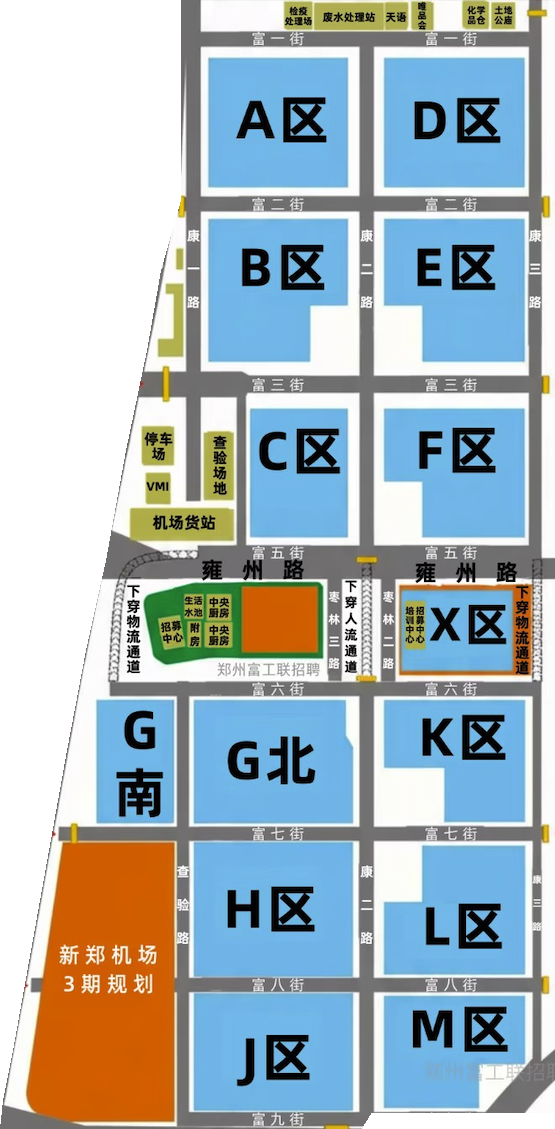
#> input picture design/assets/foxconn-zone-cropped.png, 555 x 1129 px
$ python export_environment_data.py
#> lines starting #> are read from the running program, lines starting #| are printed output that depends on the picture; after the words box and inside, x2 and y2 are one past the last pixel; in counts of white or black regions, pixels touching at a corner belong together
#> in main, img is the input picture: PIL image 555x1129 RGBA; mean R, G, B, A 158.3, 172, 177.8, 206.7
"""Data and assets for the site's Waste and Water Processing page.

Writes:
  site/data/environment/expansion.json   the "Expansion" scene: cumulative
                                         approved NMHC / COD by year, and the
                                         campus zones traced on the cropped map
  site/assets/environment/zone_map.webp  the cropped campus map
                                         (from design/assets/foxconn-zone-cropped.png)
  site/data/environment/approved_reported.json
                                         the "Approved and reported" scene:
                                         Hongfujin's reported COD, VOCs and
                                         ammonia nitrogen by year against the
                                         approved design budget

Run from the project root: .venv/bin/python scripts/export_environment_data.py

Every value is read from outputs/environment_analysis_output/tables/
D4_hongfujin_cumulative_approved_by_zone.csv (written by environment_data.py):
Hongfujin's seven assembly-project EIAs, summed in approval order. Approved
design capacity, not measured emissions. Years with no new approval carry the
previous total unchanged (no interpolation: nothing was added).
"""
import json
from pathlib import Path

import numpy as np
import pandas as pd
from PIL import Image
from scipy import ndimage as ndi

ROOT = Path(__file__).resolve().parent.parent
D4 = ROOT / "outputs" / "environment_analysis_output" / "tables" / "D4_hongfujin_cumulative_approved_by_zone.csv"
# Approved (cumulative EIA budget, t/a) vs reported (permit annual execution
# reports, t) by year, written by environment_data.py.
D2 = ROOT / "outputs" / "environment_analysis_output" / "tables" / "D2_hongfujin_approved_vs_actual.csv"
D2_STREAMS = [  # key, label, medium, approved column, reported column (display order: the two water streams together)
    ("cod", "COD", "Water", "累计环评核定COD（t/a）", "实际COD（执行报告，t）"),
    ("nh3", "Ammonia nitrogen", "Water", "累计环评核定氨氮（t/a）", "实际氨氮（执行报告，t）"),
    ("voc", "VOCs", "Air", "累计环评核定VOCs/NMHC（t/a）", "实际VOCs（执行报告，t）"),
]
MAP_SRC = ROOT / "design" / "assets" / "foxconn-zone-cropped.png"
# Play speed is Labor Scene 3's (written by export_site_data.py), so the two
# year-by-year players run at the same pace.
LABOR_SCENE3 = ROOT / "site" / "data" / "labor" / "scene3_workforce_by_year.json"
ENV_PACE = 1.25  # the Waste and Water screens take 1.25× Labor's seconds per year (a little slower)
DATA_OUT = ROOT / "site" / "data" / "environment"
ASSET_OUT = ROOT / "site" / "assets" / "environment"

# Zone blocks on the cropped map: the light-blue factory / office blocks
# (legend: 厂房/办公楼). Each is found as one blue region; the point is any
# pixel inside it, used only to tell the regions apart. G北 / G南 are the map's
# G North / G South blocks.
ZONES = [  # id, English label, map label, a point inside (cropped-map px)
    ("a", "A", "A区", (280, 120)), ("d", "D", "D区", (450, 120)),
    ("b", "B", "B区", (280, 280)), ("e", "E", "E区", (450, 280)),
    ("c", "C", "C区", (300, 470)), ("f", "F", "F区", (450, 470)),
    ("x", "X", "X区", (460, 630)),
    ("gs", "G South", "G南", (135, 760)), ("gn", "G North", "G北", (270, 760)), ("k", "K", "K区", (450, 760)),
    ("h", "H", "H区", (270, 910)), ("l", "L", "L区", (450, 910)),
    ("j", "J", "J区", (270, 1050)), ("m", "M", "M区", (450, 1050)),
]
# D4's zone labels -> map zone ids. "G" is not split into North / South in the
# filing, so both G blocks carry it (flagged on screen).
D4_ZONES = {"K": ["k"], "F": ["f"], "C": ["c"], "L": ["l"], "D": ["d"], "B/E": ["b", "e"], "G": ["gn", "gs"]}


def zone_masks(img):
    px = np.asarray(img.convert("RGBA")).astype(int)
    r, g, b, a = px[..., 0], px[..., 1], px[..., 2], px[..., 3]
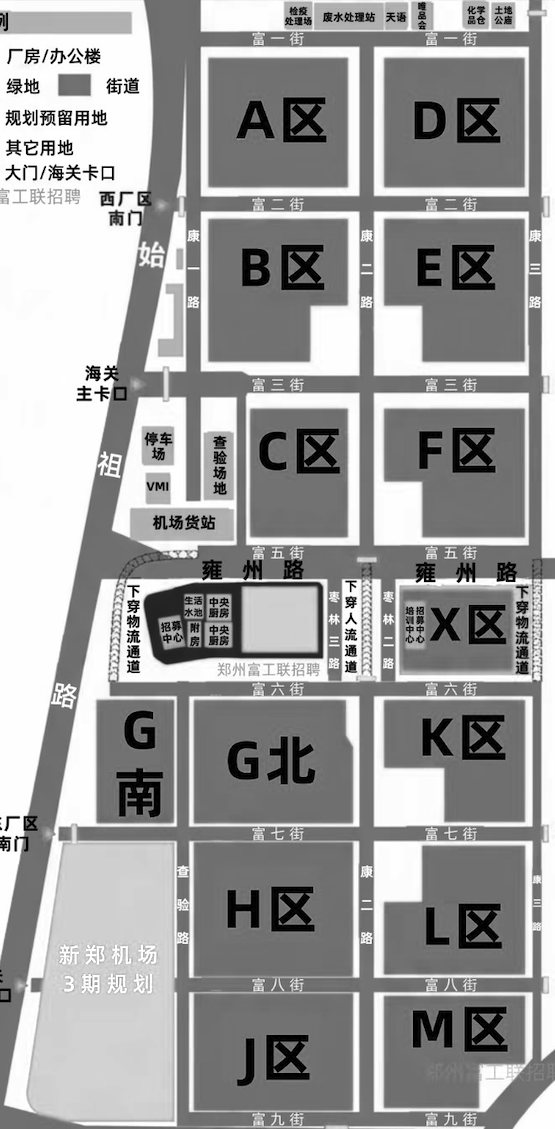
#> r: shape (1129, 555) int64; min 0, max 255, mean 158.3
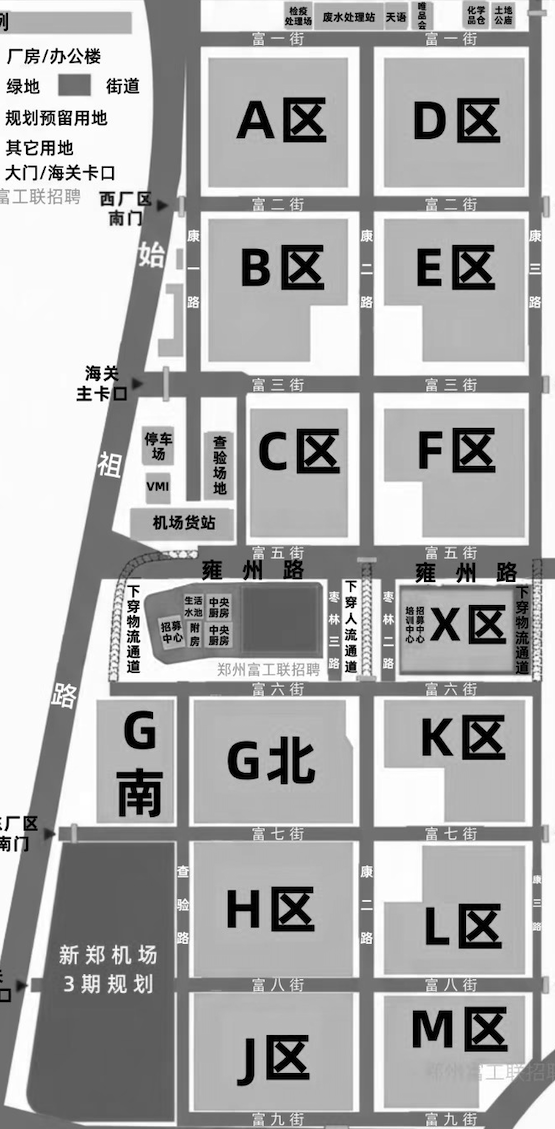
#> g: shape (1129, 555) int64; min 0, max 255, mean 172
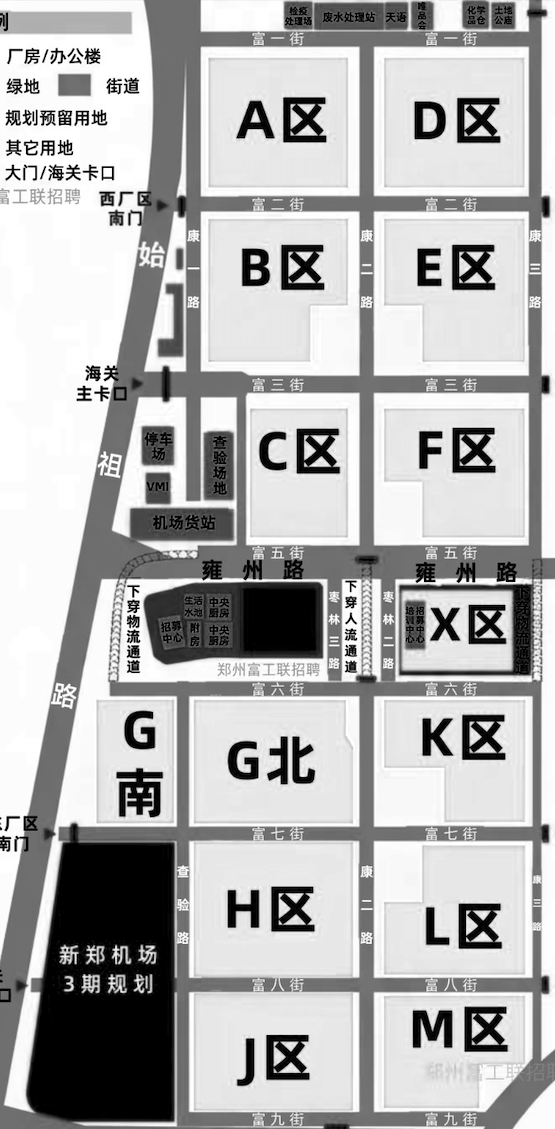
#> b: shape (1129, 555) int64; min 0, max 255, mean 177.8
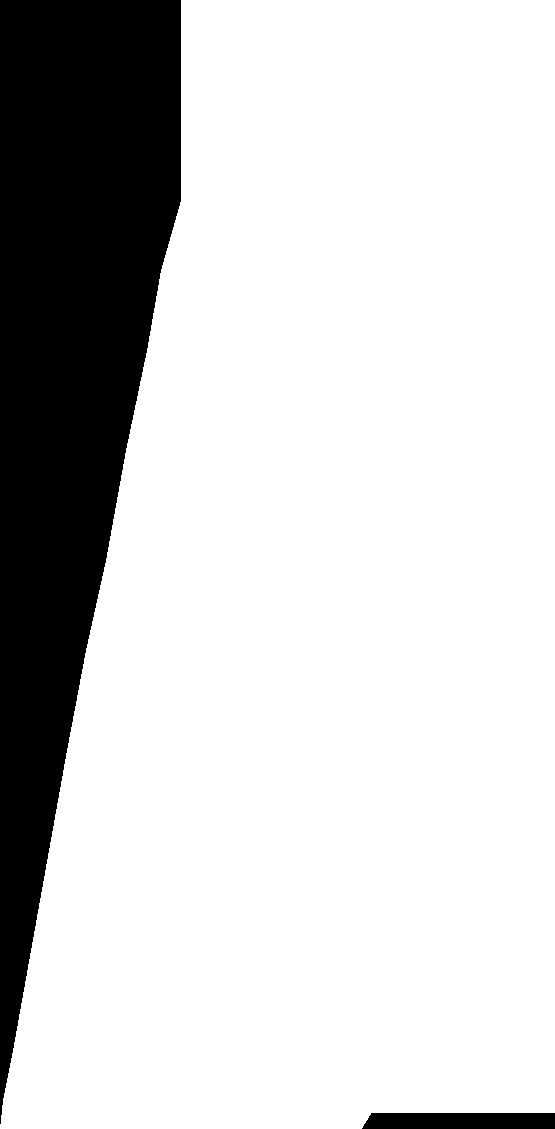
#> a: shape (1129, 555) int64; 81% white; 2 black regions, box (x1, y1, x2, y2) and area: (0, 0, 181, 1124) 115728, (362, 1113, 555, 1129) 3014
    blue = (a > 0) & (abs(r - 116) < 40) & (abs(g - 180) < 35) & (abs(b - 234) < 30)
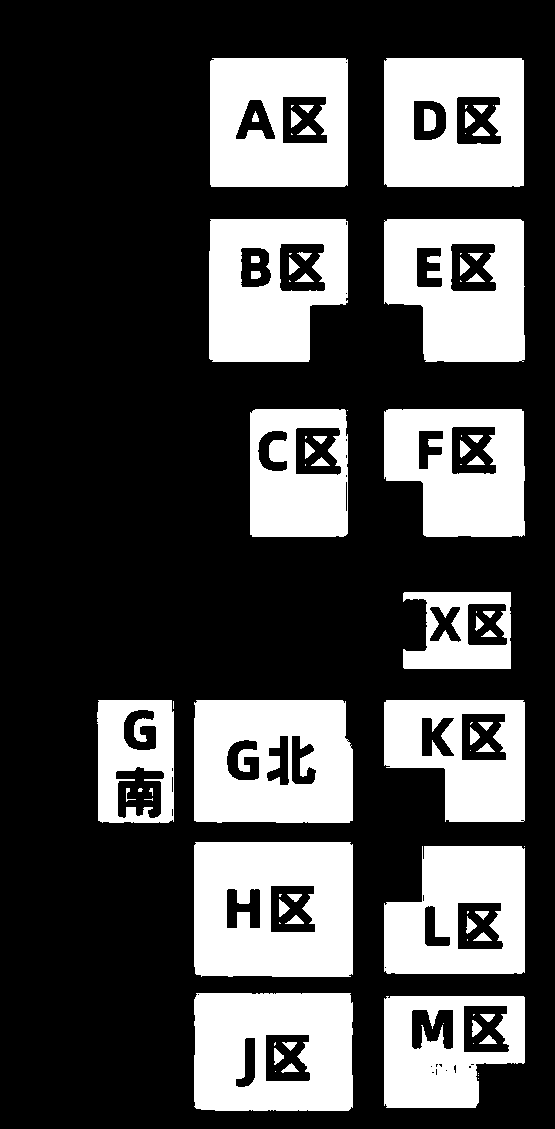
#> blue: shape (1129, 555) bool; 29.7% white; 89 white regions (34 under 20 px), largest, box (x1, y1, x2, y2) and area: (194, 842, 353, 977) 18680, (194, 700, 353, 823) 17026, (194, 993, 353, 1111) 16255
    blue = ndi.binary_fill_holes(ndi.binary_closing(blue, iterations=2))  # letters inside count as zone
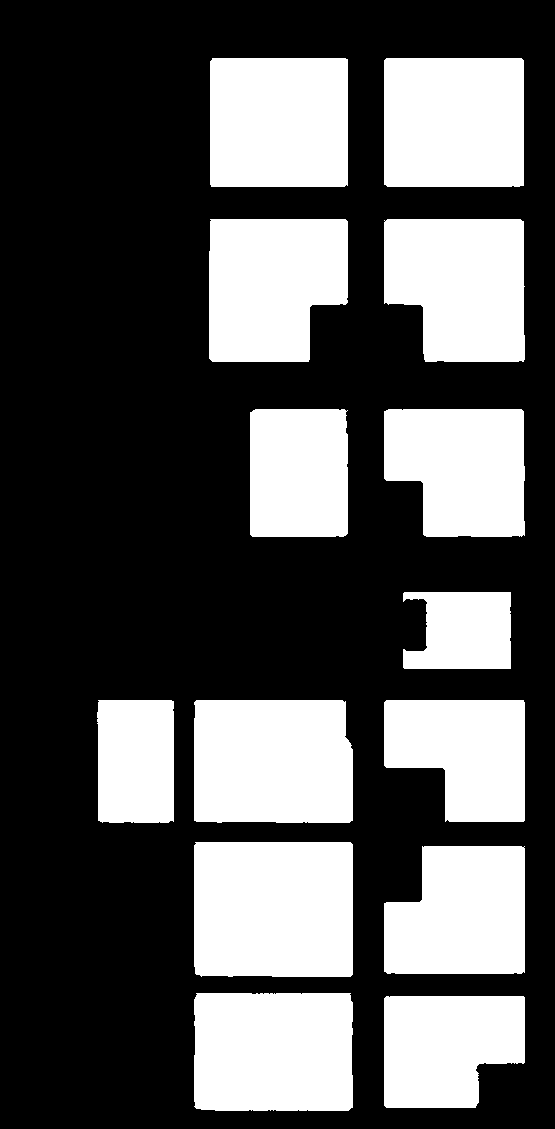
#> blue: shape (1129, 555) bool; 34.9% white; 14 white regions, largest, box (x1, y1, x2, y2) and area: (194, 842, 353, 977) 21368, (194, 700, 353, 823) 19151, (194, 993, 353, 1111) 18586
    labels, _ = ndi.label(blue)
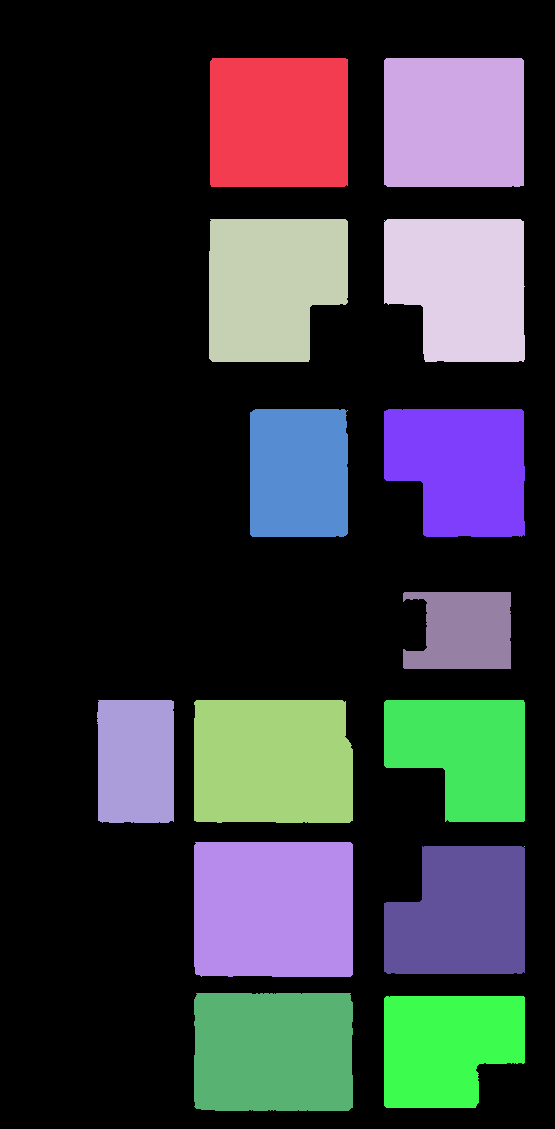
#> labels: shape (1129, 555) int32; 18 distinct labels, from 0 to 17; one colour per label, 0 black
    return labels


def runs(values, tol=3):
    """Group consecutive rows whose edge stays within tol px into steps."""
    steps, start = [], 0
    for i in range(1, len(values) + 1):
        if i == len(values) or abs(values[i] - values[start]) > tol:
            steps.append((start, i, int(round(np.median(values[start:i])))))
            start = i
    return steps


def outline(mask):
    """An orthogonal SVG path around a block (blocks are axis-aligned, some
    with a corner notch): per-row left / right edges, stepped."""
    ys = np.where(mask.any(axis=1))[0]
    y0 = int(ys[0])
    left = [int(np.where(mask[y])[0][0]) for y in ys]
    right = [int(np.where(mask[y])[0][-1]) + 1 for y in ys]
    pts = []
    for s, e, x in runs(right):
        pts += [(x, y0 + s), (x, y0 + e)]
    for s, e, x in reversed(runs(left)):
        pts += [(x, y0 + e), (x, y0 + s)]
    clean = [p for i, p in enumerate(pts) if p != pts[i - 1]]
    return "M" + "L".join(f"{x},{y}" for x, y in clean) + "Z"


def main():
    DATA_OUT.mkdir(parents=True, exist_ok=True)
    ASSET_OUT.mkdir(parents=True, exist_ok=True)

    img = Image.open(MAP_SRC)
    img.save(ASSET_OUT / "zone_map.webp", "WEBP", quality=88, method=6)
    labels = zone_masks(img)

#> (the run stopped early here; a loop or call above may not have finished)
